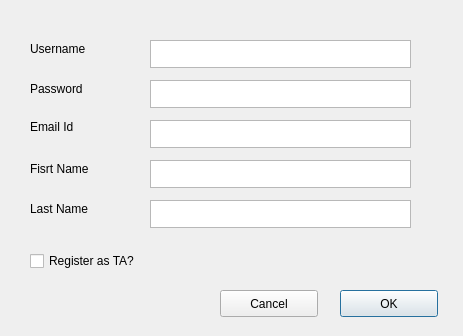
<?xml version="1.0" encoding="UTF-8"?>
<ui version="4.0">
 <class>MainWindow</class>
 <widget class="QDialog" name="MainWindow">
  <property name="geometry">
   <rect>
    <x>0</x>
    <y>0</y>
    <width>463</width>
    <height>336</height>
   </rect>
  </property>
  <property name="windowTitle">
   <string>Register</string>
  </property>
  <widget class="QLabel" name="usernameLabel">
   <property name="geometry">
    <rect>
     <x>30</x>
     <y>40</y>
     <width>81</width>
     <height>17</height>
    </rect>
   </property>
   <property name="text">
    <string>Username</string>
   </property>
  </widget>
  <widget class="QLabel" name="passwordLabel">
   <property name="geometry">
    <rect>
     <x>30</x>
     <y>80</y>
     <width>66</width>
     <height>17</height>
    </rect>
   </property>
   <property name="text">
    <string>Password</string>
   </property>
  </widget>
  <widget class="QLabel" name="emailLabel">
   <property name="geometry">
    <rect>
     <x>30</x>
     <y>117</y>
     <width>66</width>
     <height>20</height>
    </rect>
   </property>
   <property name="text">
    <string>Email Id</string>
   </property>
  </widget>
  <widget class="QLabel" name="fnameLabel">
   <property name="geometry">
    <rect>
     <x>30</x>
     <y>160</y>
     <width>71</width>
     <height>17</height>
    </rect>
   </property>
   <property name="text">
    <string>Fisrt Name</string>
   </property>
  </widget>
  <widget class="QLabel" name="lnameLabel">
   <property name="geometry">
    <rect>
     <x>30</x>
     <y>200</y>
     <width>71</width>
     <height>17</height>
    </rect>
   </property>
   <property name="text">
    <string>Last Name</string>
   </property>
  </widget>
  <widget class="QPlainTextEdit" name="username">
   <property name="geometry">
    <rect>
     <x>150</x>
     <y>40</y>
     <width>261</width>
     <height>28</height>
    </rect>
   </property>
  </widget>
  <widget class="QPlainTextEdit" name="password">
   <property name="geometry">
    <rect>
     <x>150</x>
     <y>80</y>
     <width>261</width>
     <height>28</height>
    </rect>
   </property>
  </widget>
  <widget class="QPlainTextEdit" name="email">
   <property name="geometry">
    <rect>
     <x>150</x>
     <y>120</y>
     <width>261</width>
     <height>28</height>
    </rect>
   </property>
  </widget>
  <widget class="QPlainTextEdit" name="fname">
   <property name="geometry">
    <rect>
     <x>150</x>
     <y>160</y>
     <width>261</width>
     <height>28</height>
    </rect>
   </property>
  </widget>
  <widget class="QPlainTextEdit" name="lname">
   <property name="geometry">
    <rect>
     <x>150</x>
     <y>200</y>
     <width>261</width>
     <height>28</height>
    </rect>
   </property>
  </widget>
  <widget class="QPushButton" name="okButton">
   <property name="geometry">
    <rect>
     <x>340</x>
     <y>290</y>
     <width>98</width>
     <height>27</height>
    </rect>
   </property>
   <property name="text">
    <string>OK</string>
   </property>
  </widget>
  <widget class="QPushButton" name="cancelButton">
   <property name="geometry">
    <rect>
     <x>220</x>
     <y>290</y>
     <width>98</width>
     <height>27</height>
    </rect>
   </property>
   <property name="text">
    <string>Cancel</string>
   </property>
  </widget>
  <widget class="QCheckBox" name="checkBox">
   <property name="geometry">
    <rect>
     <x>30</x>
     <y>250</y>
     <width>141</width>
     <height>22</height>
    </rect>
   </property>
   <property name="text">
    <string>Register as TA?</string>
   </property>
  </widget>
 </widget>
 <resources/>
 <connections/>
</ui>
